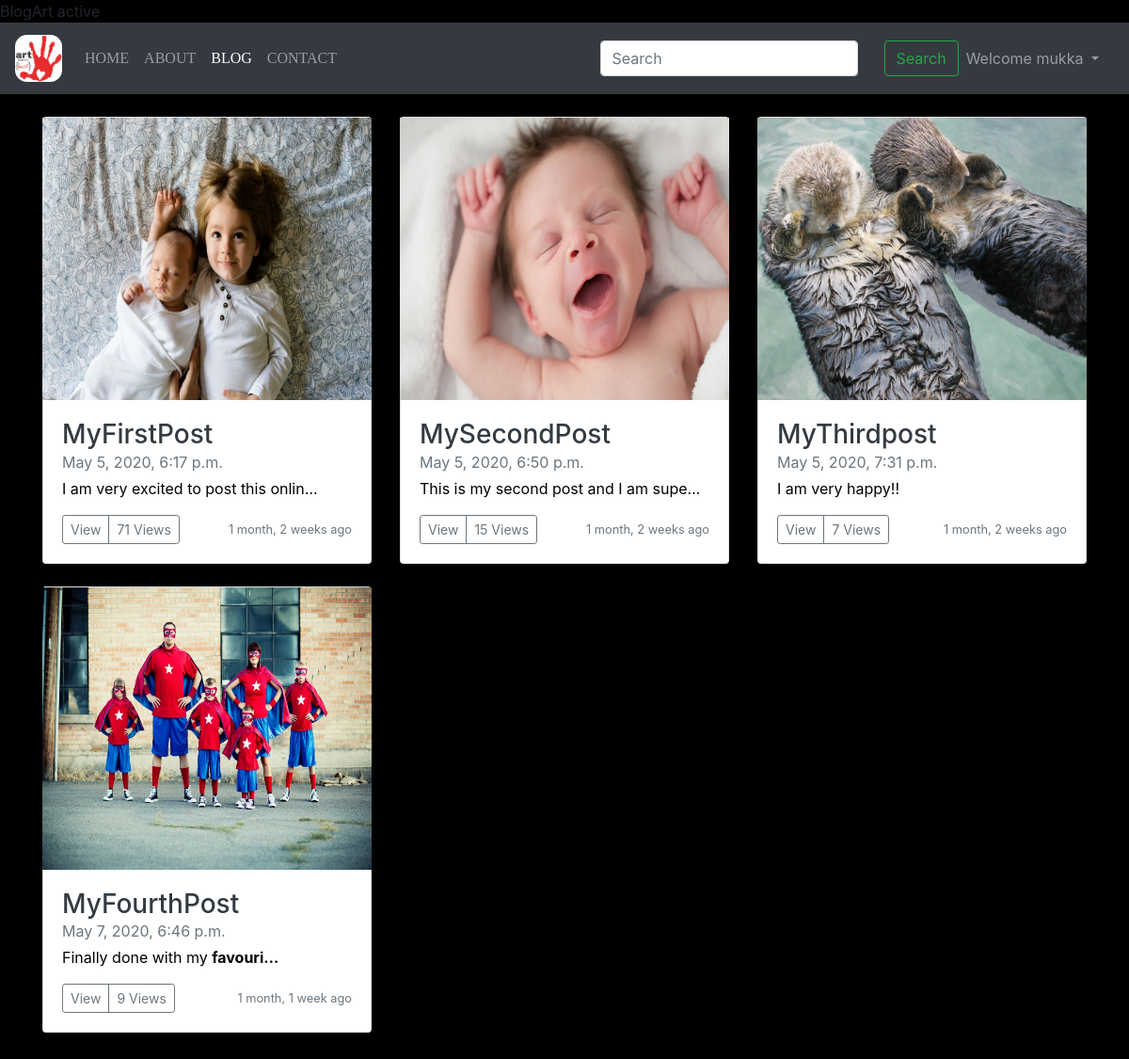
Screenshot of /blog/blog (signed in) with the database file from the repository.
### blog/models.py (models this page shows)
class Post(models.Model):
    sno = models.AutoField(primary_key=True)
    title = models.CharField(max_length=255)
    content = models.TextField()
    author = models.CharField(max_length=100)
    slug = models.CharField(max_length=130)
    views = models.IntegerField(default=0)
    timefield = models.DateTimeField(blank=True)
    image = models.ImageField(upload_to='blog/images', default="")
    def __str__(self):
        return self.title + ' by ' + self.author

### blog/views.py (the view)
# urls.py: path('blog', views.blogArt, name='blogHome'),
def blogArt(request):
    allPosts = Post.objects.all()
    print(allPosts)
    context = {'allPosts': allPosts}
    return render(request, 'blog/blogArt.html', context)

### blog/templatetags/extras1.py (called while the page is built)
@register.filter
def chunks(value, chunk_length):
    clen = int(chunk_length)
    i = iter(value)
    while True:
        chunk = list(itertools.islice(i, clen))
        if chunk:
            yield chunk
        else:
            break

### templates/blog/blogArt.html (shortened to what this page needs)
{% extends 'base.html' %}
{% block head %}
{% block blogactive %} active {% endblock blogactive %}
{% load static %}
<link rel='stylesheet' href="{% static 'css/blog.css' %}">
{% endblock head %}
{% block body %}
{% load humanize %}
{% load extras1 %}
<div class="container my-4">
{% for chunk in allPosts|chunks:3 %}
  <div class="row">
    {% for post in chunk %}
        <div class="col-md-4">
      <div class="card mb-4 shadow-sm">
        <a href="/blog/{{post.slug}}"><img src="/media/{{post.image}}" width="350px" height="300px" style="margin-left: -1px;"></a>
        <div class="card-body">
        <h3 class="mb-0"><a class="text-dark" id="under" href="/blog/{{post.slug}}">{{post.title}}</a></h3>
      <div class="mb-1 text-muted">{{post.timefield}}</div>
          <p class="card-text mb-auto">
        <div class="preview">{{post.content|safe|truncatechars:70}}</div>
      </p>
          <div class="d-flex justify-content-between align-items-center">
            <div class="btn-group">
            <a href="/blog/{{post.slug}}" role="button" class="btn btn-sm btn-outline-secondary">View</a>
             <button type="button" class="btn btn-sm btn-outline-secondary">{{post.views}} Views</button>
            </div>
            <small class="text-muted">{{post.timefield | naturaltime}}</small>
          </div>
        </div>
      </div>
    </div>
    {% endfor %}
  </div>
{% endfor %}
</div>
{% endblock body %}

### templates/base.html (shortened to what this page needs)
<!doctype html>
<html lang="en">
<head>
  <link rel="stylesheet" href="https://stackpath.bootstrapcdn.com/bootstrap/4.4.1/css/bootstrap.min.css"
>
</head>
{% block head %}
{% endblock head %}
<body>
  <nav class="navbar navbar-expand-lg navbar-dark bg-dark">
    <a class="navbar-brand" href="/"><img
        style="width: 50px; height: 50px; border-radius: 25%; "></a>
    <div class="collapse navbar-collapse" id="navbarSupportedContent">
      <ul class="navbar-nav mr-auto">
        <li class="nav-item {% block homeactive %} {% endblock homeactive %}">
          <a class="nav-link" href="/" style="font-family: 'Verdana, Geneva, Tahoma, sans-serif;'">HOME </a>
        </li>
        <li class="nav-item {% block aboutactive %} {% endblock aboutactive %}">
          <a class="nav-link" href="about" style="font-family: 'Verdana, Geneva, Tahoma, sans-serif;'">ABOUT</a>
        </li>
        <li class="nav-item {% block blogactive %} {% endblock blogactive %}">
          <a class="nav-link" href="blog" style="font-family: 'Verdana, Geneva, Tahoma, sans-serif;'">BLOG</a>
        </li>
        <li class="nav-item {% block contactactive %} {% endblock contactactive %}">
          <a class="nav-link" href="contact" style="font-family: 'Verdana, Geneva, Tahoma, sans-serif;'">CONTACT</a>
        </li>
      </ul>
      <div class="ml-auto form-inline ">
        <form class="form-inline my-2 my-lg-0" method="get" action="/search">
          <input class="form-control mr-sm-2" type="search" placeholder="Search" aria-label="Search" name="query"
            id="query">
          <button class="btn btn-outline-success my-2 my-sm-0" type="submit">Search</button>
        </form>
        {% if user.is_authenticated %}
        <ul class="navbar-nav mr-2">
          <li class='nav-item dropdown'>
            <a class="nav-link dropdown-toggle" href="#" id="navbarDropdown" role="button" data-toggle="dropdown"
              aria-haspopup="true" aria-expanded="false">
              Welcome {{request.user}}
            </a>
          </li>
        </ul>
        {% endif %}
      </div>
    </div>
  </nav>
  {% block body %}{% endblock body %}
</body>
</html>

### blog/static/css/blog.css (style rules this page uses)
body { background-color: black; }
h2, p { color: black; }
#under { text-decoration: none; color: black; }
button { margin-left: 20px; }

### rows the page displays
Post: image (picture), title "MyFirstPost", timefield "May 5, 2020, 6:17 p.m.", content "I am very excited to post this onlin…", views "71", timefield "1 month, 2 weeks ago"
Post: image (picture), title "MySecondPost", timefield "May 5, 2020, 6:50 p.m.", content "This is my second post and I am supe…", views "15", timefield "1 month, 2 weeks ago"
Post: image (picture), title "MyThirdpost", timefield "May 5, 2020, 7:31 p.m.", content "I am very happy!!", views "7", timefield "1 month, 2 weeks ago"
Post: image (picture), title "MyFourthPost", timefield "May 7, 2020, 6:46 p.m.", content "Finally done with my favouri…", views "9", timefield "1 month, 1 week ago"

### other values shown
{{ request.user }} "mukka"
